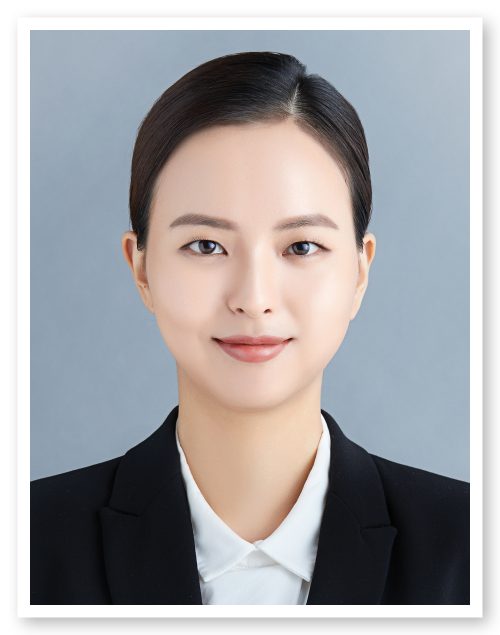
#> input picture face.jpg, 1000 x 1269 px (shown at 1/2 size)
$ python irisMask.py
#> lines starting #> are read from the running program, lines starting #| are printed output that depends on the picture; after the words box and inside, x2 and y2 are one past the last pixel; in counts of white or black regions, pixels touching at a corner belong together
import cv2
import numpy as np
import matplotlib.pylab as plt

# haarcascade 불러오기
face_cascade = cv2.CascadeClassifier(cv2.data.haarcascades + 'haarcascade_frontalface_default.xml')
eye_cascade = cv2.CascadeClassifier(cv2.data.haarcascades + 'haarcascade_eye.xml')

# 이미지 불러오기
img = cv2.imread('face.jpg')
#> img is the input picture: shape (1269, 1000, 3); mean B, G, R 165.6, 163.2, 164.2
mask = cv2.imread('eyeBlurMask.png')
gray = cv2.cvtColor(img, cv2.COLOR_BGR2GRAY)
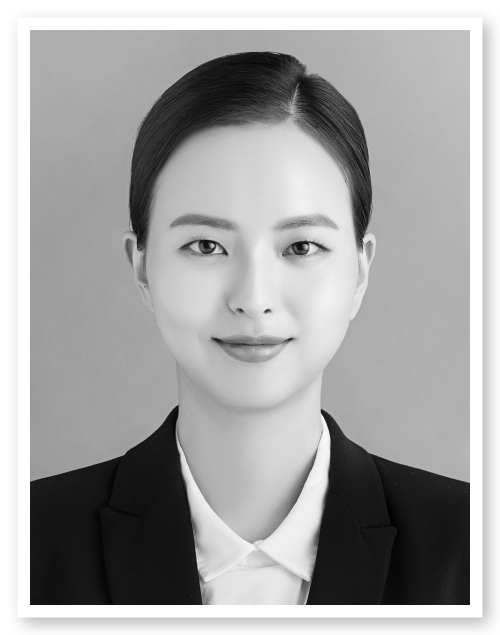
#> gray: shape (1269, 1000) (shown at 1/2 size); min 0, max 255, mean 163.7

# 합성할 마스크 전체 영역을 255로 셋팅??
maskArea = np.full_like(mask, 5000)

# 얼굴 찾기
faces = face_cascade.detectMultiScale(gray, 1.3, 5)
#> faces = [[219, 270, 584, 584]]
for (x, y, w, h) in faces:
    # cv2.rectangle(img, (x, y), (x + w, y + h), (255, 0, 0), 2)
    # 눈 찾기
    roi_color = img[y:y + h, x:x + w]
    roi_gray = gray[y:y + h, x:x + w]
    #홍채 영역 지정
    # roi_iris = img[y:y+h, x:x+w]
    eyes = eye_cascade.detectMultiScale(roi_gray)
    for (ex, ey, ew, eh) in eyes:
        cv2.rectangle(roi_color, (ex, ey), (ex+ew, ey+eh), (0, 255, 0), 2)
#> this loop made 1 pass
#> (x, y, w, h, eyes) on pass 1: (219, 270, 584, 584, [[326, 174, 104, 104], [128, 162, 121, 121]])
#> pass 1, `roi_color = img[y:y + h, x:x + w]`:
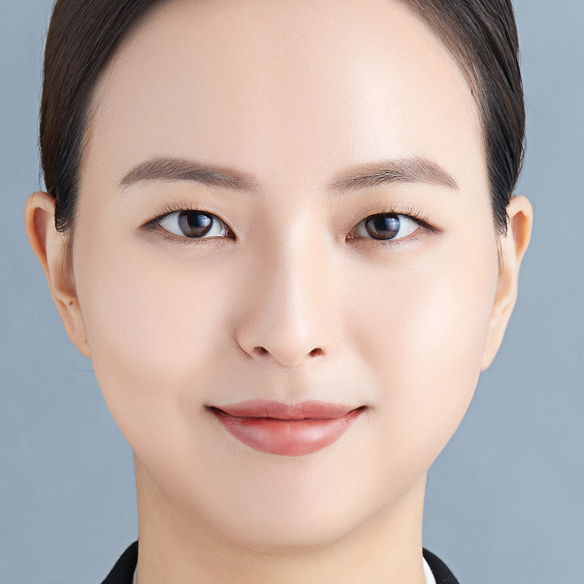
#> roi_color: shape (584, 584, 3); mean B, G, R 168.3, 173.8, 190.1
#> pass 1, `roi_gray = gray[y:y + h, x:x + w]`:
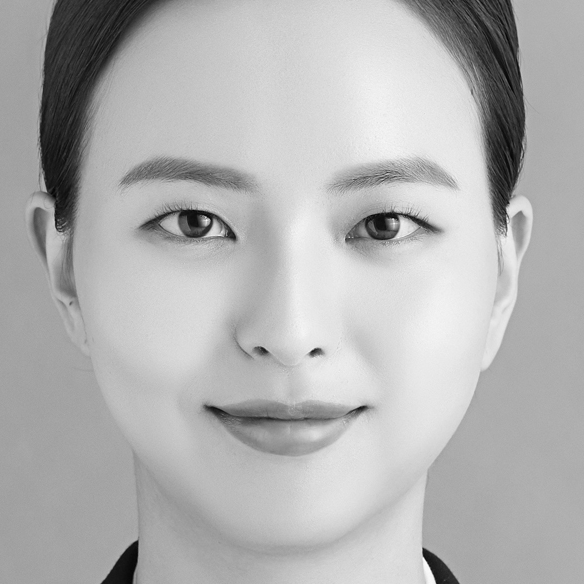
#> roi_gray: shape (584, 584); min 1, max 254, mean 178
#> after the loop:
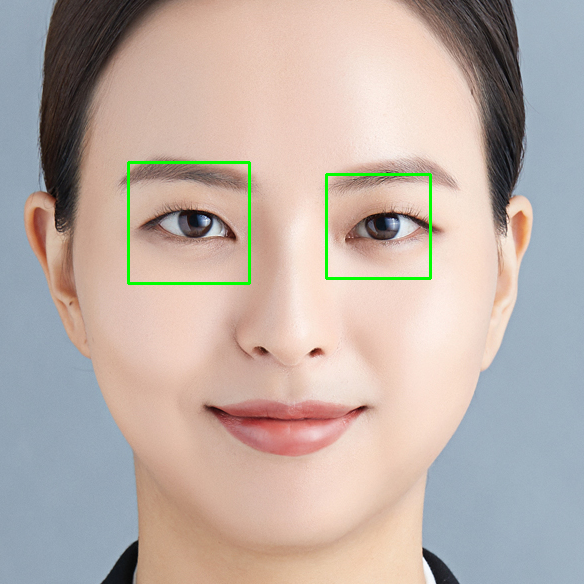
#> roi_color: shape (584, 584, 3); 0.79% of pixels changed, all inside (x1, y1, x2, y2) = (127, 161, 432, 285)


# [12 lines of commented-out code are left out]
#> (the run stopped early here; a loop or call above may not have finished)

$ run again, with noze.jpg copied over face.jpg
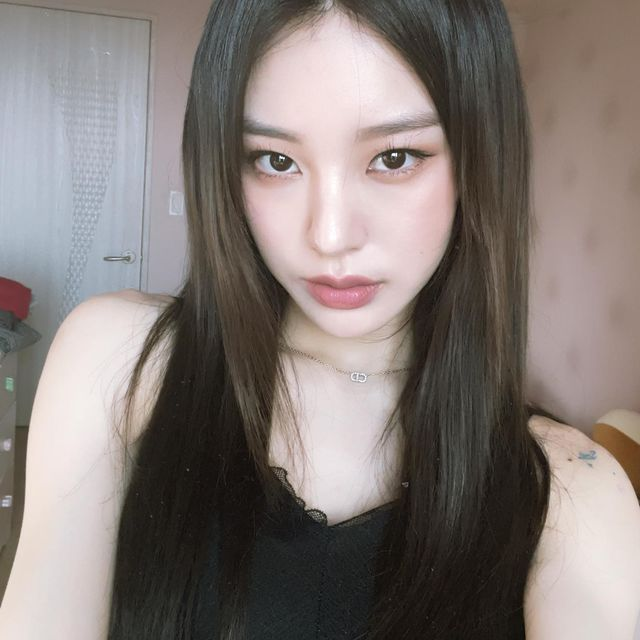
#> input picture noze.jpg, 640 x 640 px
#> img is the input picture: shape (640, 640, 3); mean B, G, R 119.6, 123.4, 132.5
#> faces = [[185, 51, 292, 292]]
#> the loop `for (x, y, w, h) in faces:` made 1 pass
#> (x, y, w, h, eyes) on pass 1: (185, 51, 292, 292, [[58, 80, 63, 63], [170, 74, 72, 72]])
#> pass 1, `roi_gray = gray[y:y + h, x:x + w]`:
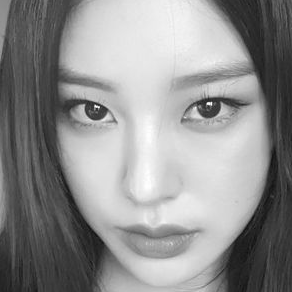
#> roi_gray: shape (292, 292); min 15, max 255, mean 143.5
#> after the loop `for (x, y, w, h) in faces:`:
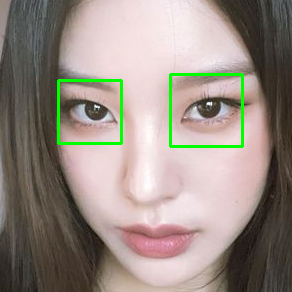
#> roi_color: shape (292, 292, 3); mean B, G, R 131.9, 140.7, 151.8
